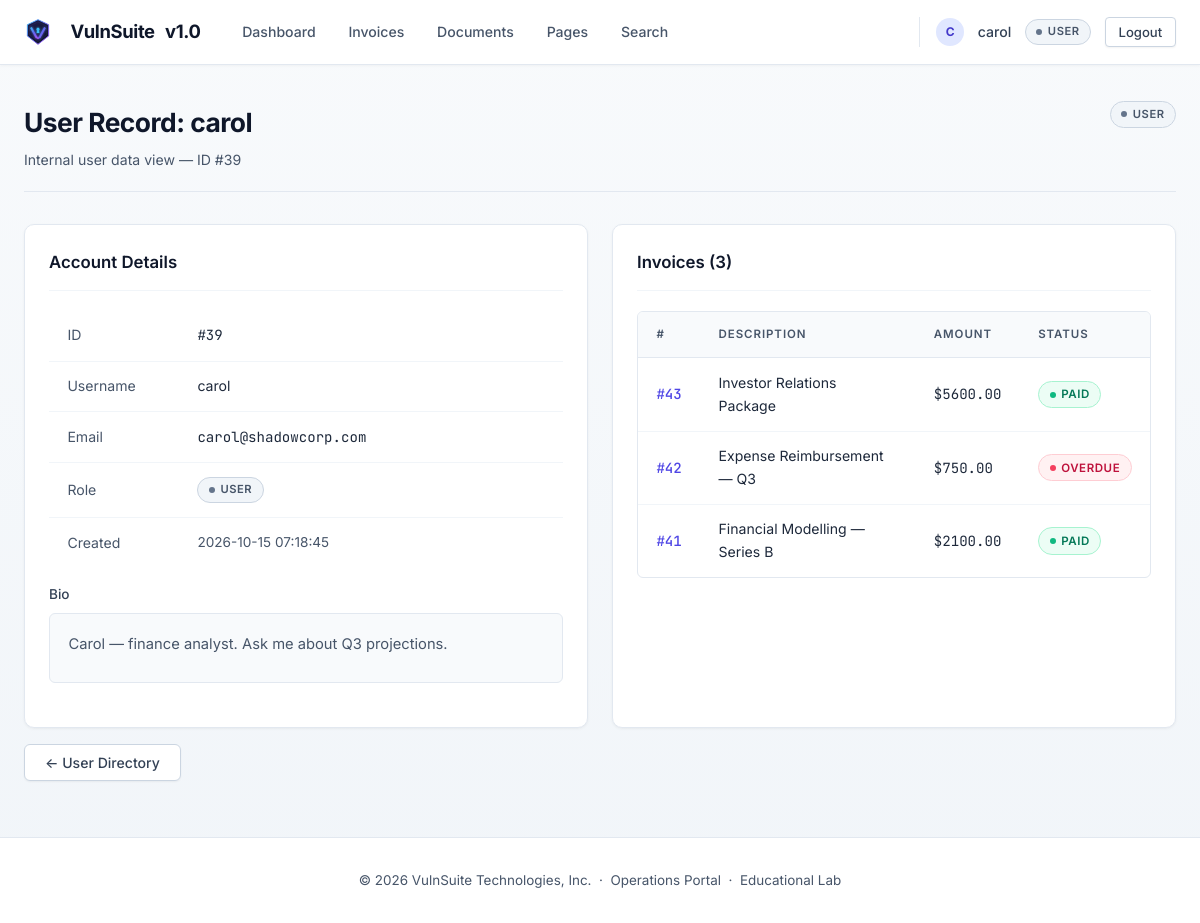
/user/39 (signed in), run on the app's committed database.
### tables this page shows
CREATE TABLE users (
        id          INTEGER PRIMARY KEY AUTOINCREMENT,
        username    TEXT UNIQUE NOT NULL,
        email       TEXT UNIQUE NOT NULL,
        password    TEXT NOT NULL,
        role        TEXT NOT NULL DEFAULT 'user',
        bio         TEXT DEFAULT '',
        website     TEXT DEFAULT '',
        created_at  TEXT DEFAULT (datetime('now'))
    );

CREATE TABLE invoices (
        id          INTEGER PRIMARY KEY AUTOINCREMENT,
        user_id     INTEGER NOT NULL,
        amount      REAL NOT NULL,
        description TEXT NOT NULL,
        status      TEXT DEFAULT 'pending',
        discount_redeemed INTEGER DEFAULT 0,
        created_at  TEXT DEFAULT (datetime('now')),
        FOREIGN KEY (user_id) REFERENCES users(id)
    );

### routes/invoice_routes.py (the view)
@invoice_bp.route("/user/<int:user_id>")
@login_required
def view_user_record(user_id):
    user = current_user()
    db   = get_db()
    if not current_app.config["VULN_IDOR"]:
        if user["id"] != user_id and user["role"] not in ("support-admin", "super-admin"):
            abort(403)
    else:
        if user["id"] != user_id and user["role"] not in ("support-admin", "super-admin"):
            import hashlib as _hl
            _expected = _hl.md5(str(user_id).encode()).hexdigest()[:8]
            if request.args.get("token", "") != _expected:
                abort(403)
    target = db.execute("SELECT id, username, email, role, bio, created_at FROM users WHERE id=?",
                        (user_id,)).fetchone()
    if not target:
        abort(404)
    invoices = db.execute(
        "SELECT * FROM invoices WHERE user_id=? ORDER BY id DESC", (user_id,)
    ).fetchall()
    return render_template("invoice/user_record.html",
                           target=target, invoices=invoices)

### auth.py (called while the page is built)
def current_user():
    return {
        "id":       session.get("user_id"),
        "username": session.get("username"),
        "role":     session.get("role"),
    } if "user_id" in session else None

def login_required(f):
    @wraps(f)
    def decorated(*args, **kwargs):
        if not current_user():
            return redirect(url_for("auth.login"))
        return f(*args, **kwargs)
    return decorated

### db.py (called while the page is built)
def get_db():
    if "db" not in g:
        db_path = current_app.config["DATABASE"]
        g.db = sqlite3.connect(db_path, detect_types=sqlite3.PARSE_DECLTYPES,
                               timeout=10)
        g.db.row_factory = sqlite3.Row
        g.db.execute("PRAGMA busy_timeout = 8000")
    return g.db

### templates/invoice/user_record.html (shortened to what this page needs)
{% extends "base.html" %}
{% block content %}
<div class="page-header">
  <div>
    <h1 class="page-title">User Record: {{ target['username'] }}</h1>
    <p class="page-sub">Internal user data view — ID #{{ target['id'] }}</p>
  </div>
  <span class="role-badge role-{{ target['role'] | replace('-','_') }}">{{ target['role'] }}</span>
</div>
<div class="grid-2">
  <div class="card">
    <div class="card-header"><span class="card-title">Account Details</span></div>
    <table>
      <tbody>
        <tr><td style="color:var(--text-muted);width:130px;">ID</td>
            <td class="mono">#{{ target['id'] }}</td></tr>
        <tr><td style="color:var(--text-muted);">Username</td>
            <td>{{ target['username'] }}</td></tr>
        <tr><td style="color:var(--text-muted);">Email</td>
            <td class="mono">{{ target['email'] }}</td></tr>
        <tr><td style="color:var(--text-muted);">Role</td>
            <td><span class="role-badge role-{{ target['role'] | replace('-','_') }}">{{ target['role'] }}</span></td></tr>
        <tr><td style="color:var(--text-muted);">Created</td>
            <td class="text-muted" style="font-size:0.85rem;">{{ target['created_at'] }}</td></tr>
      </tbody>
    </table>
    <div class="form-group mt-2">
      <label>Bio</label>
      <div class="bio-box text-muted">{{ target['bio'] or 'No bio.' }}</div>
    </div>
  </div>
  <div class="card">
    <div class="card-header"><span class="card-title">Invoices ({{ invoices|length }})</span></div>
    {% if invoices %}
    <div class="table-wrap">
      <table>
        <thead>
          <tr><th>#</th><th>Description</th><th>Amount</th><th>Status</th></tr>
        </thead>
        <tbody>
          {% for inv in invoices %}
          <tr>
            <td class="td-id">
              <a href="{{ url_for('invoice.view_invoice', invoice_id=inv['id']) }}">#{{ inv['id'] }}</a>
            </td>
            <td>{{ inv['description'] }}</td>
            <td class="mono">${{ "%.2f"|format(inv['amount']) }}</td>
            <td><span class="status-pill status-{{ inv['status'] }}">{{ inv['status'] }}</span></td>
          </tr>
          {% endfor %}
        </tbody>
      </table>
    </div>
    {% else %}
    <p class="text-muted" style="font-size:0.9rem;">No invoices.</p>
    {% endif %}
  </div>
</div>
<div class="mt-2">
  <a href="{{ url_for('profile.user_list') }}" class="btn btn-ghost">← User Directory</a>
</div>
{% endblock %}

### templates/base.html (shortened to what this page needs)
<!DOCTYPE html>
<html lang="en">
<head>
  <link rel="stylesheet" href="{{ url_for('static', filename='css/main.css') }}" />
</head>
<body>
  <nav class="navbar">
    <div class="nav-inner">
      <a href="{{ url_for('index') }}" class="nav-brand">
        <img src="{{ url_for('static', filename='img/logo.svg') }}" alt="VulnSuite Logo" class="brand-logo" width="28" height="28" style="vertical-align: middle; margin-right: 8px;" />
        <span class="brand-name">VulnSuite</span>
        <span class="brand-pill">v1.0</span>
      </a>
      {% if current_user %}
      <div class="nav-links">
        <a href="{{ url_for('profile.dashboard') }}"   class="nav-link">Dashboard</a>
        <a href="{{ url_for('invoice.my_invoices') }}" class="nav-link">Invoices</a>
        <a href="{{ url_for('document.view_document') }}" class="nav-link">Documents</a>
        <a href="{{ url_for('page.render_page') }}"    class="nav-link">Pages</a>
        <a href="{{ url_for('extra.search_invoices') }}" class="nav-link">Search</a>
      </div>
      <div class="nav-user">
        <span class="user-avatar" style="width:28px;height:28px;border-radius:50%;background:#e0e7ff;color:#4338ca;display:inline-flex;align-items:center;justify-content:center;font-weight:700;font-size:0.75rem;">{{ current_user.username[:1].upper() }}</span>
        <span class="nav-username">{{ current_user.username }}</span>
        <span class="role-badge role-{{ current_user.role | replace('-','_') }}">{{ current_user.role }}</span>
        <a href="{{ url_for('auth.logout') }}" class="btn btn-sm btn-ghost">Logout</a>
      </div>
      {% else %}
      <div class="nav-links">
        <a href="{{ url_for('auth.login') }}"    class="btn btn-sm btn-primary">Login</a>
        <a href="{{ url_for('auth.register') }}" class="btn btn-sm btn-ghost">Register</a>
      </div>
      {% endif %}
    </div>
  </nav>
  <main class="main-content">
    {% block content %}{% endblock %}
  </main>
  <footer class="site-footer">
    <p>© 2026 VulnSuite Technologies, Inc. &nbsp;·&nbsp; Operations Portal &nbsp;·&nbsp; <span class="footer-badge">Educational Lab</span></p>
  </footer>
</body>
</html>

### data on the page
users: username "carol", role "USER", id "39", email "carol@shadowcorp.com", created_at "2026-10-15 07:18:45", bio "Carol — finance analyst. Ask me about Q3 projections."
invoices: id "43", description "Investor Relations Package", amount "5600.00", status "PAID"
invoices: id "42", description "Expense Reimbursement — Q3", amount "750.00", status "OVERDUE"
invoices: id "41", description "Financial Modelling — Series B", amount "2100.00", status "PAID"

### other printed values
{{ current_user.username[:1].upper() }} "C"
{{ invoices|length }} "3"
